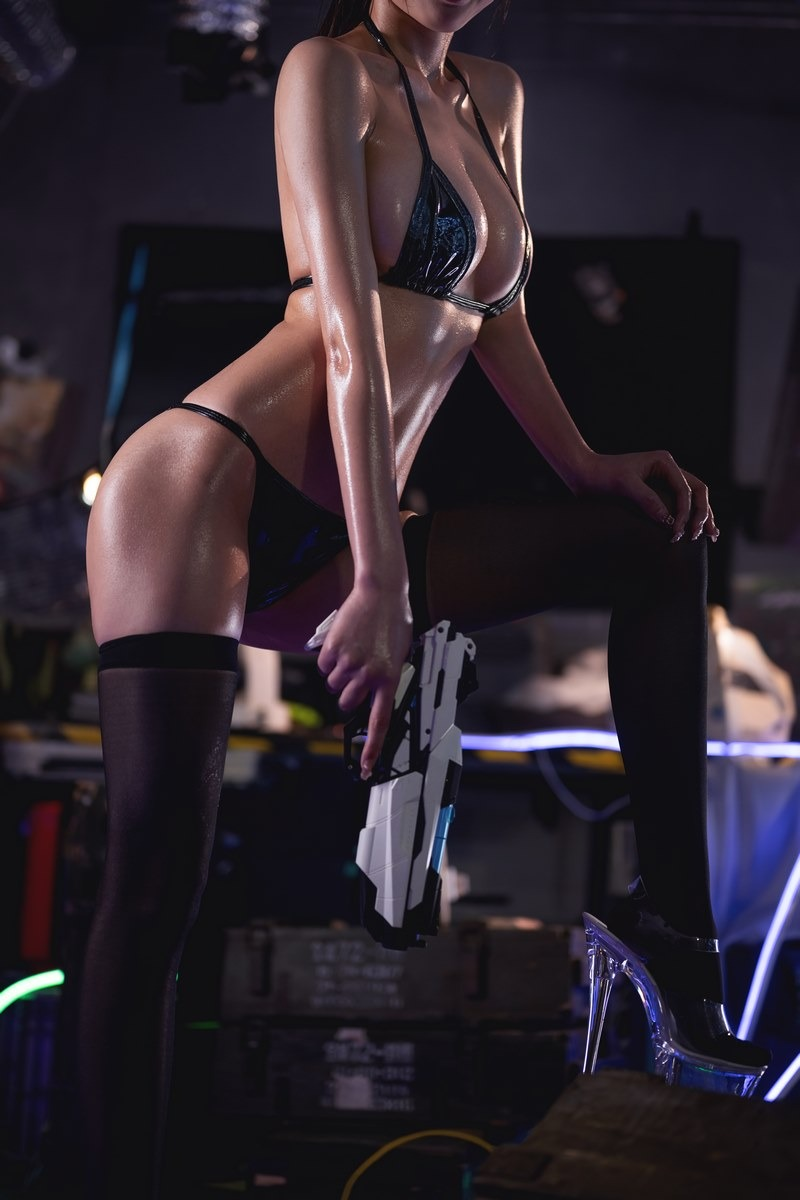
#> input picture python/颜色识别/1.jpg, 800 x 1200 px
$ python '识别2.py' --image 1.jpg
#> lines starting #> are read from the running program, lines starting #| are printed output that depends on the picture; after the words box and inside, x2 and y2 are one past the last pixel; in counts of white or black regions, pixels touching at a corner belong together
# import the necessary packages
import numpy as np
import argparse
import cv2

# construct the argument parse and parse the arguments
ap = argparse.ArgumentParser()
ap.add_argument("-i", "--image", help="path to the image")
args = vars(ap.parse_args())

# load the image
image = cv2.imread(args["image"])
#> image is the input picture: shape (1200, 800, 3); mean B, G, R 45.8, 37.9, 46.3

# define the list of boundaries
boundaries = [
    ([17, 15, 100], [50, 56, 200]),
    ([86, 31, 4], [220, 88, 50]),
    ([25, 146, 190], [62, 174, 250]),
    ([103, 86, 65], [145, 133, 128])
]

# loop over the boundaries
for (lower, upper) in boundaries:
    # create NumPy arrays from the boundaries
    lower = np.array(lower, dtype="uint8")
    upper = np.array(upper, dtype="uint8")

    # find the colors within the specified boundaries and apply
    # the mask
    mask = cv2.inRange(image, lower, upper)
    output = cv2.bitwise_and(image, image, mask=mask)

    # show the images
    cv2.imshow("images", np.hstack([image, output]))
    cv2.waitKey(0)
#> this loop made 4 passes
#> pass 1, `mask = cv2.inRange(image, lower, upper)`:
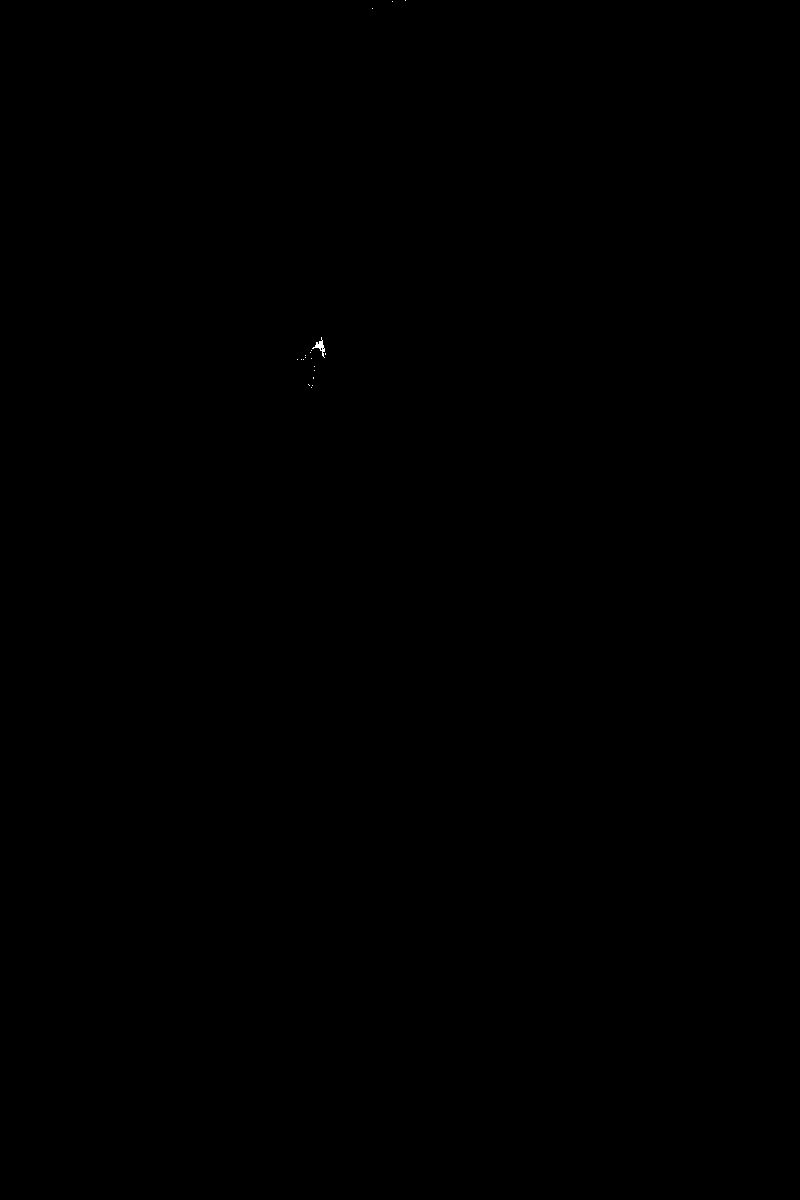
#> mask: shape (1200, 800); 0.01% white; 19 white regions (18 under 20 px), largest, box (x1, y1, x2, y2) and area: (312, 337, 325, 358) 83
#> pass 1, `cv2.imshow("images", np.hstack([image, output]))`:
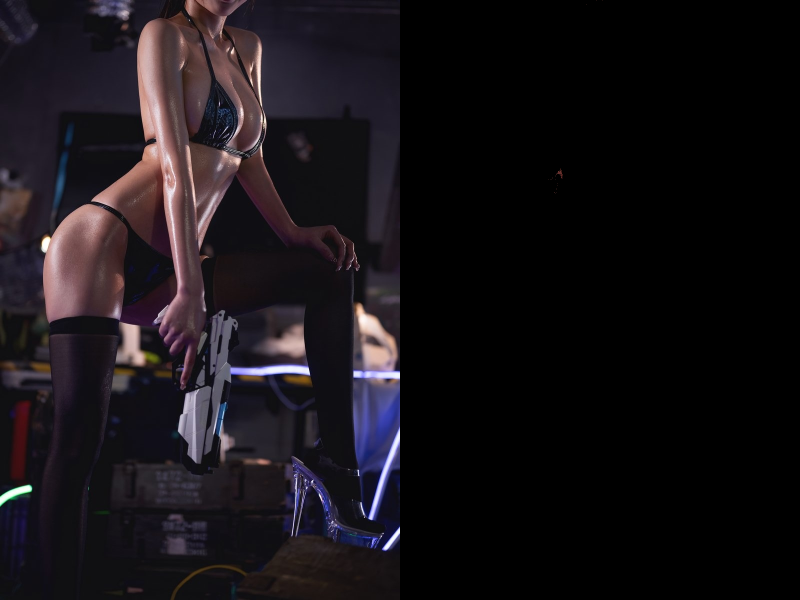
#> window 'images': shape (1200, 1600, 3) (shown at 1/2 size); mean B, G, R 22.9, 19, 23.2
#> pass 2, `mask = cv2.inRange(image, lower, upper)`:
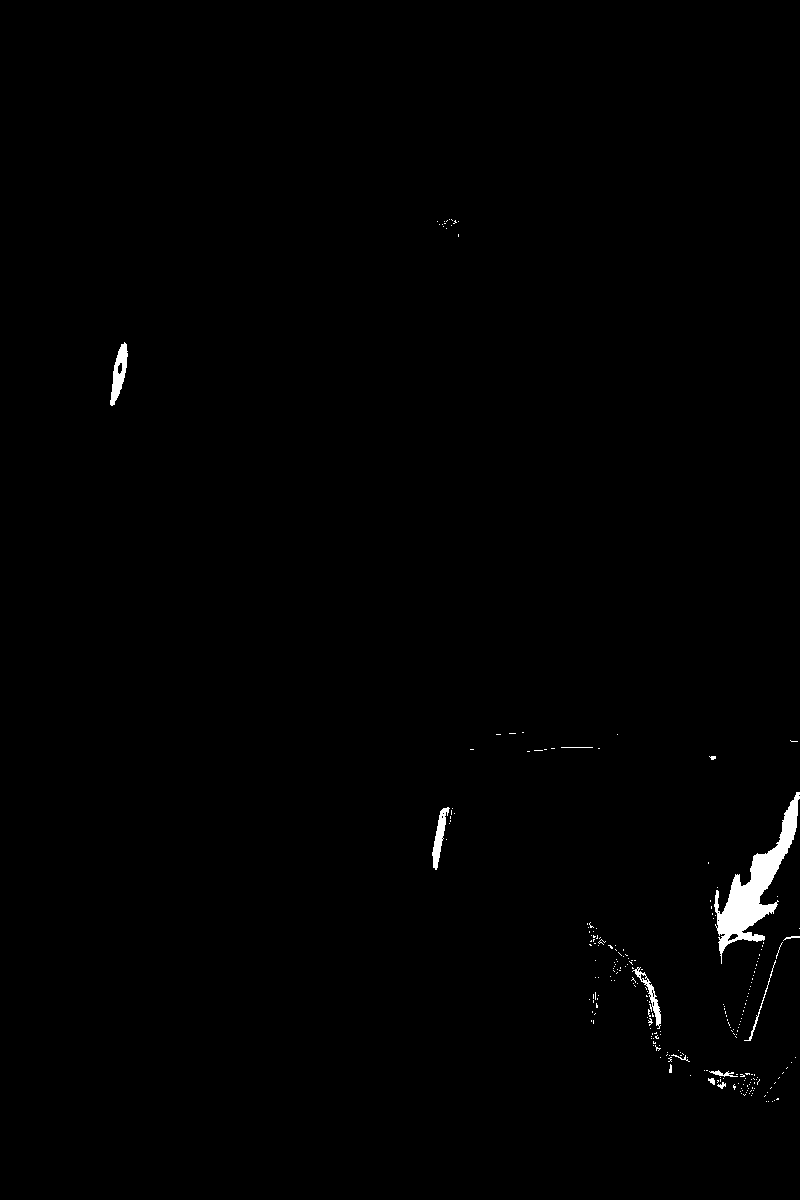
#> mask: shape (1200, 800); 0.66% white; 244 white regions (231 under 20 px), largest, box (x1, y1, x2, y2) and area: (714, 792, 800, 964) 3988, (110, 342, 128, 406) 556, (432, 807, 450, 870) 445
